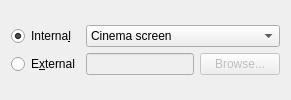
         <widget class="QWidget" name="logoPage">
          <layout class="QVBoxLayout" name="logoPageLayout" stretch="1,0">
           <item>
            <layout class="QVBoxLayout" name="logoImageHost"/>
           </item>
           <item>
            <layout class="QGridLayout" name="logoLayout">
             <item row="0" column="0">
              <widget class="QRadioButton" name="logoUseInternal">
               <property name="text">
                <string>Interna&amp;l</string>
               </property>
               <property name="checked">
                <bool>true</bool>
               </property>
              </widget>
             </item>
             <item row="0" column="1" colspan="2">
              <widget class="QComboBox" name="logoInternal">
               <property name="currentIndex">
                <number>1</number>
               </property>
               <item>
                <property name="text">
                 <string>Blank</string>
                </property>
               </item>
               <item>
                <property name="text">
                 <string>Cinema screen</string>
                </property>
               </item>
               <item>
                <property name="text">
                 <string>Triangle in circle</string>
                </property>
               </item>
               <item>
                <property name="text">
                 <string>Multi purpose vehicle</string>
                </property>
               </item>
              </widget>
             </item>
             <item row="1" column="0">
              <widget class="QRadioButton" name="logoExternal">
               <property name="text">
                <string>E&amp;xternal</string>
               </property>
              </widget>
             </item>
             <item row="1" column="1">
              <widget class="QLineEdit" name="logoExternalLocation">
               <property name="enabled">
                <bool>false</bool>
               </property>
              </widget>
             </item>
             <item row="1" column="2">
              <widget class="QPushButton" name="logoExternalBrowse">
               <property name="enabled">
                <bool>false</bool>
               </property>
               <property name="text">
                <string>Browse...</string>
               </property>
              </widget>
             </item>
            </layout>
           </item>
          </layout>
         </widget>
